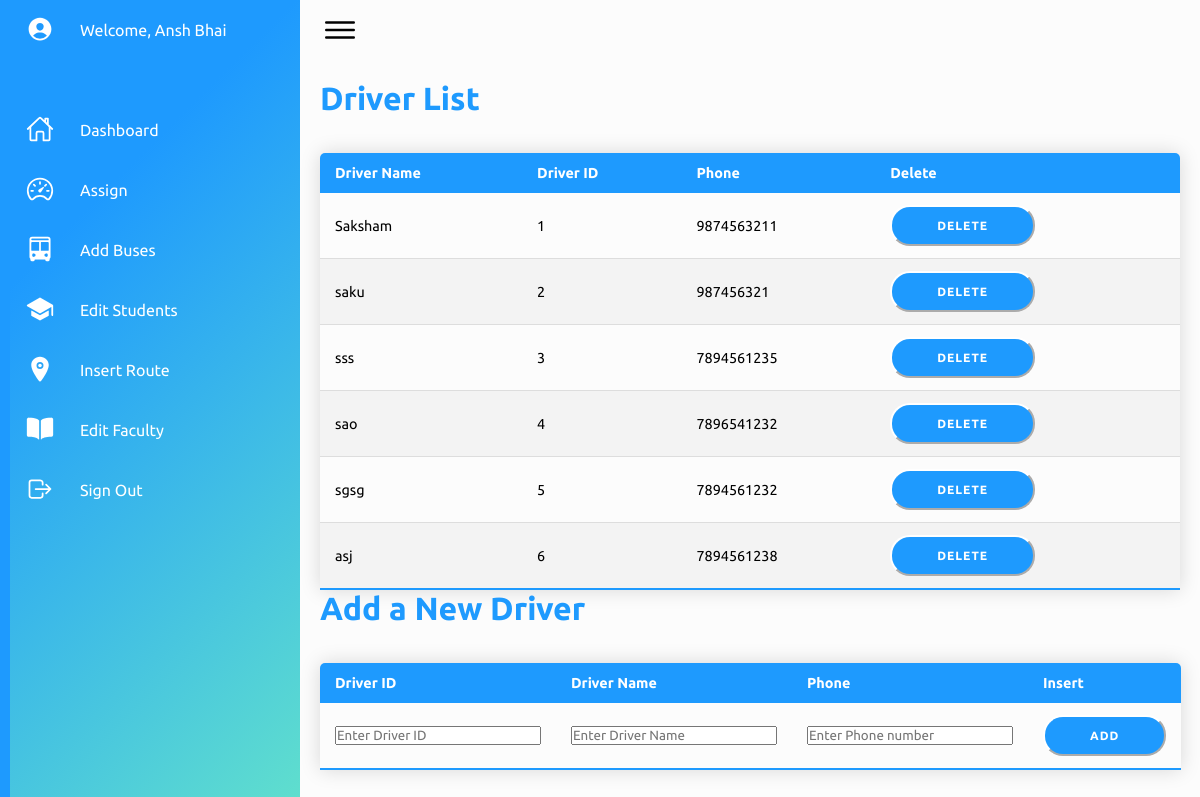
The page /admin/adddriver/adddriver.php (signed in) on the database its author committed.
### tables this page shows
CREATE TABLE `driver` (
  `driver_id` int NOT NULL,
  `name` varchar(50) NOT NULL,
  `phone` bigint NOT NULL
);

### admin/adddriver/adddriver.php (the view, shortened to what this page needs)
<?php
include('../../authentication/connection.php');
?>
<!DOCTYPE html>
<html lang="en">
    <head>
        <link rel="stylesheet" href="../assets/css/style.css">
    </head>
    <body>
        <div class="container">
            <div class="navigation">
                <ul>
                    <li>
                        <a href="#">
                            <span class="icon">
                                <ion-icon name="person-circle"></ion-icon>
                            </span>
                            <span class="title">Welcome, Ansh Bhai</span>
                        </a>
                    </li>
                    <li>
                        <a href="../adminindex.php">
                            <span class="icon">
                                <ion-icon name="home-outline"></ion-icon>
                            </span>
                            <span class="title">Dashboard</span>
                        </a>
                    </li>
                    <li>
                        <a href="../adddrives/adddrives.php">
                            <span class="icon">
                                <ion-icon name="speedometer-outline"></ion-icon>
                            </span>
                            <span class="title">Assign</span>
                        </a>
                    </li>
                    <li>
                        <a href="../addbus/addbus.php">
                            <span class="icon">
                                <ion-icon name="bus"></ion-icon>
                            </span>
                            <span class="title">Add Buses</span>
                        </a>
                    </li>
                    <li>
                        <a href="../addstudent/addstudent.php">
                            <span class="icon">
                                <ion-icon name="school"></ion-icon>
                            </span>
                            <span class="title">Edit Students</span>
                        </a>
                    </li>
                    <li>
                        <a href="../addroute/addroute.php">
                            <span class="icon">
                                <ion-icon name="location"></ion-icon>
                            </span>
                            <span class="title">Insert Route</span>
                        </a>
                    </li>
                    <li>
                        <a href="../addfaculty/addfaculty.php">
                            <span class="icon">
                                <ion-icon name="book"></ion-icon>
                            </span>
                            <span class="title">Edit Faculty</span>
                        </a>
                    </li>
                    <li>
                        <a href="../../logout/logout.php">
                            <span class="icon">
                                <ion-icon name="log-out-outline"></ion-icon>
                            </span>
                            <span class="title">Sign Out</span>
                        </a>
                    </li>
                </ul>
            </div>
            <div class="main">
                <div class="topbar">
                    <div class="toggle">
                        <ion-icon name="menu-outline"></ion-icon>
                    </div>
                </div>
                <div class="details">
                      <h1>Driver List</h1><br><br>
                        <table class="content-table">
                            <thead>
                                <tr>
                                    <th>Driver Name</th>
                                    <th>Driver ID</th>
                                    <th>Phone</th>
                                    <th>Delete</th>
                                </tr>
                            </thead>
                        <tbody>
                            <?php
                            $sql = "SELECT * FROM driver ";
                            $result = $conn->query($sql);
                            if ($result!=false && $result->num_rows > 0) {
                                while($row = $result->fetch_assoc()) {
                                    echo "<tr>";
                                    echo "<td>" . $row["name"] . "</td>";
                                    echo "<td>" . $row["driver_id"] . "</td>";
                                    echo "<td>" . $row["phone"] . "</td>";
                                    echo "<td>
                                    <input type='hidden' name='driver_id' value='" . $row["driver_id"] . "' id = 'driver_id' >
                                    <input type='submit' value='DELETE' class='btton' onclick='validateForm1(this)' />
                                    </td>";
                                    echo "</tr>";
                                }
                            } else {
                                echo "0 results";
                            }
                            ?>
                        </tbody>
                    </table>
                    <h1>Add a New Driver</h1><br><br>
                        <table class="content-table">
                            <thead>
                                <tr>
                                    <th>Driver ID</th>
                                    <th>Driver Name</th>
                                    <th>Phone</th>
                                    <th>Insert</th>
                                </tr>
                            </thead>
                            <tbody>
                                <tr>
                                    <td>
                                        <input type="number" id="did" name="did" placeholder="Enter Driver ID" />
                                    </td>
                                    <td>
                                        <input type="text" id="name" name="name" placeholder="Enter Driver Name"/>
                                    </td>
                                    <td>
                                        <input type="number" id="phone" name="phone" placeholder="Enter Phone number"/>
                                    </td>
                                    <td>
                                        <input type='submit' value='ADD' class='btton' onclick='validateForm()' />
                                    </td>
                                </tr>
                            </tbody>
                        </table><br>
                </div>
            </div>
        </div>
   </body>
</html>

### admin/assets/css/style.css (style rules this page uses)
* { font-family: "Ubuntu", sans-serif; margin: 0; padding: 0; box-sizing: border-box; }
:root { --blue: #1e9afe; --white: #fff; --gray: #f5f5f5; --black1: #222; --black2: #999; }
body { min-height: 100vh; overflow-x: hidden; }
.container { position: relative; width: 100%; }
.navigation { position: fixed; width: 300px; height: 100%; background-color: #60dfcd; background-image: linear-gradient(315deg, #60dfcd 0%, #1e9afe 74%); border-left: 10px solid var(--blue); transition: 0.5s; overflow: hidden; }
.navigation ul { position: absolute; top: 0; left: 0; width: 100%; }
h1 { color: #1e9afe; align-items:center; }
.navigation ul li { position: relative; width: 100%; list-style: none; border-top-left-radius: 30px; border-bottom-left-radius: 30px; }
.navigation ul li:nth-child(1) { margin-bottom: 40px; pointer-events: none; }
.navigation ul li a { position: relative; display: block; width: 100%; display: flex; text-decoration: none; color: var(--white); }
.navigation ul li a .icon { position: relative; display: block; min-width: 60px; height: 60px; line-height: 75px; text-align: center; }
.navigation ul li a .icon ion-icon { font-size: 1.75rem; }
.navigation ul li a .title { position: relative; display: block; padding: 0 10px; height: 60px; line-height: 60px; text-align: start; white-space: nowrap; }
.btton { border-radius: 20px; border-color:#FFFFFF; background-color: #1e9afe; color: #FFFFFF; font-size: 12px; font-weight: bold; padding: 12px 45px; letter-spacing: 1px; text-transform: uppercase; transition: transform 80ms ease-in; }
.content-table { border-collapse: collapse; font-size: 0.9em; min-width: 400px; border-radius: 5px 5px 0 0; overflow: hidden; box-shadow: 0 0 20px rgba(0, 0, 0, 0.15); }
.content-table thead tr { background-color: #1e9afe; color: #ffffff; text-align: left; font-weight: bold; }
.content-table th, .content-table td { padding: 12px 15px; }
.content-table tbody tr { border-bottom: 1px solid #dddddd; }
.content-table tbody tr:nth-of-type(even) { background-color: #f3f3f3; }
.content-table tbody tr:last-of-type { border-bottom: 2px solid #1e9afe; }
.main { position: absolute; width: calc(100% - 300px); left: 300px; min-height: 100vh; background-color:#fcfcfc; transition: 0.5s; }
.topbar { width: 100%; height: 60px; display: flex; justify-content: space-between; align-items: center; padding: 0 10px; }
.toggle { position: relative; width: 60px; height: 60px; display: flex; justify-content: center; align-items: center; font-size: 2.5rem; cursor: pointer; }
.details { position: relative; width: 100%; padding: 20px; display: block; }
.details table { width: 100%; border-collapse: collapse; }

### rows shown on the page
driver: name "Saksham", driver_id "1", phone "9874563211"
driver: name "saku", driver_id "2", phone "987456321"
driver: name "sss", driver_id "3", phone "7894561235"
driver: name "sao", driver_id "4", phone "7896541232"
driver: name "sgsg", driver_id "5", phone "7894561232"
driver: name "asj", driver_id "6", phone "7894561238"
